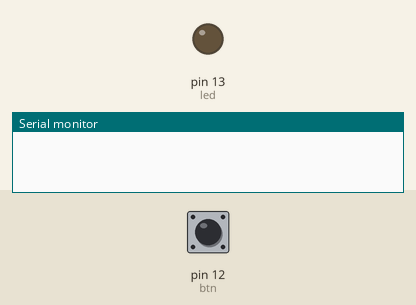
Bench run of a sketch on a simulated Arduino Uno, built with avr-gcc and run on an emulated ATmega328P. Parts: output pins drawn as LEDs (lit = HIGH), the last lines printed to the serial monitor. The test bench sets the inputs (shaded band); at power-on: pin 12 (btn) LOW.

Above: at 1.2 s.
1.3 s: pin 12 (btn) pulled HIGH for 0.15 s
At 1.7 s:
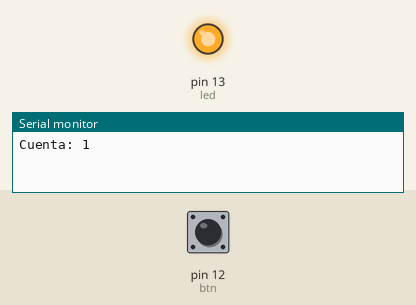
2.9 s: pin 12 (btn) pulled HIGH for 1 s
At 4.2 s:
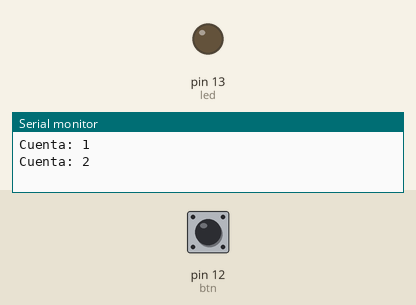
5.4 s: pin 12 (btn) pulled HIGH for 3.2 s
At 6.1 s:
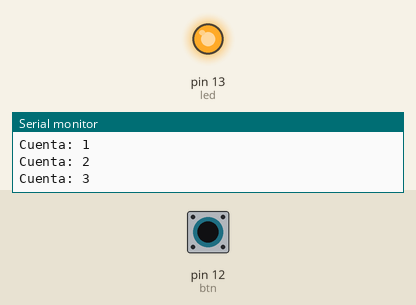
Timing chart, 0 to 8.4 s (numbered marks = the images above; inputs shaded):
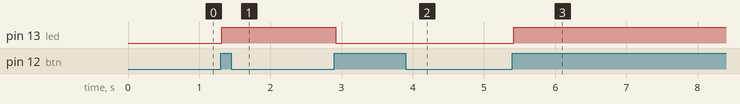

The sketch:

Boton.ino
```cpp
//Moyete
//Edgar Moises Hernandez Gonzalez
//Encender un led con un boton
//21-09-2017

const int led=13;//Pin digital 13
const int btn=12;//Pin digital 12
int estadoBtnAnt;//estado del boton anterior
int salida;//0 o 1 cada vez que cambie el estado del boton
int i;//cuenta de las veces que se ha presionado el boton

void setup() {
  Serial.begin(9600);//Comunicacion serial
  pinMode(led,OUTPUT);//salida
}

void loop() {
  int estadoBtn=digitalRead(btn);//Lectura digital del boton
  if(estadoBtn==HIGH && estadoBtnAnt==LOW){//Si boton cambio de bajo a alto
    salida=1-salida;//Cambia su valor de 0 a 1 cada vez que se presiona el boton
    i++;//cuenta boton
    delay(20);//20 milisegundos
    Serial.print("Cuenta: ");
    Serial.println(i);
  }
  estadoBtnAnt=estadoBtn;//guarda el valor actual del boton
  if(salida==1)
    digitalWrite(led,HIGH);//Encender led 5V
  else
    digitalWrite(led,LOW);//Apagar led 0V
}
```

Measured:
- after the input at 1.3 s, pin 13 (led): LOW → HIGH at once
- after the input at 2.9 s, pin 13 (led): HIGH → LOW at once
- after the input at 5.4 s, pin 13 (led): LOW → HIGH at once
